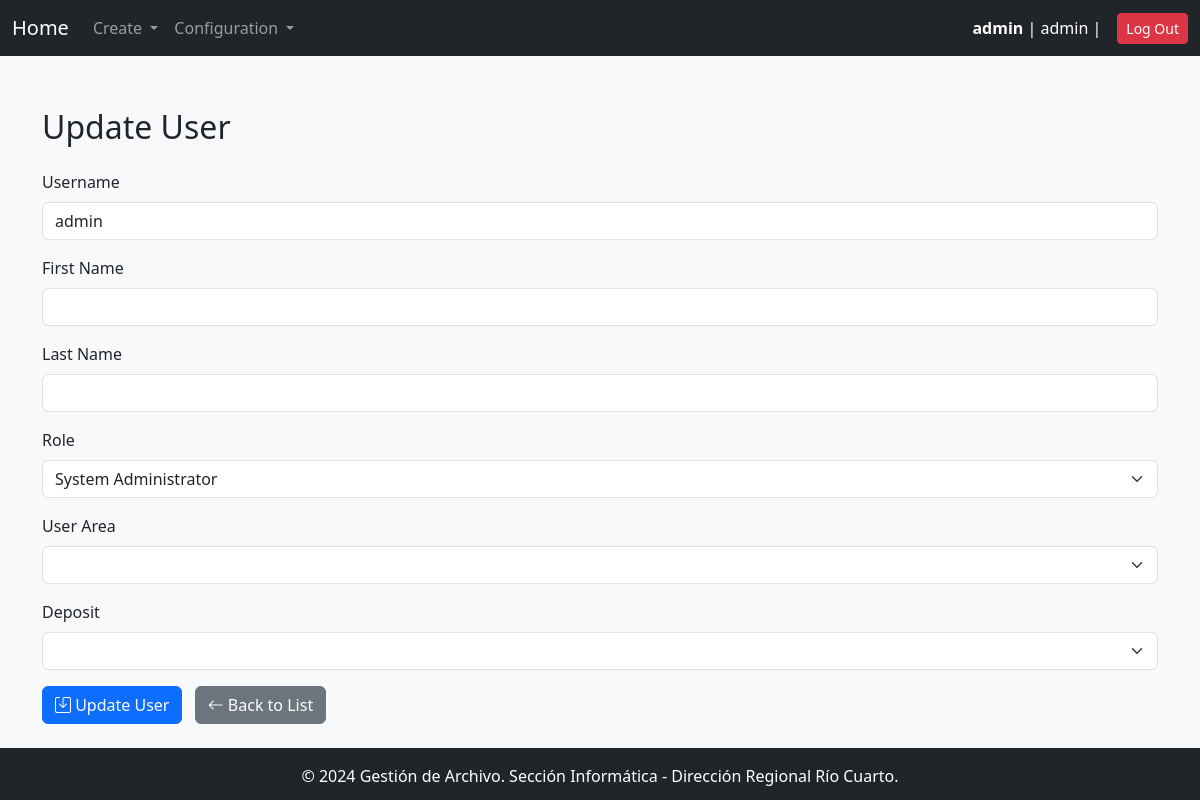
The page /users/update/1/ (signed in) on the database as committed earlier.
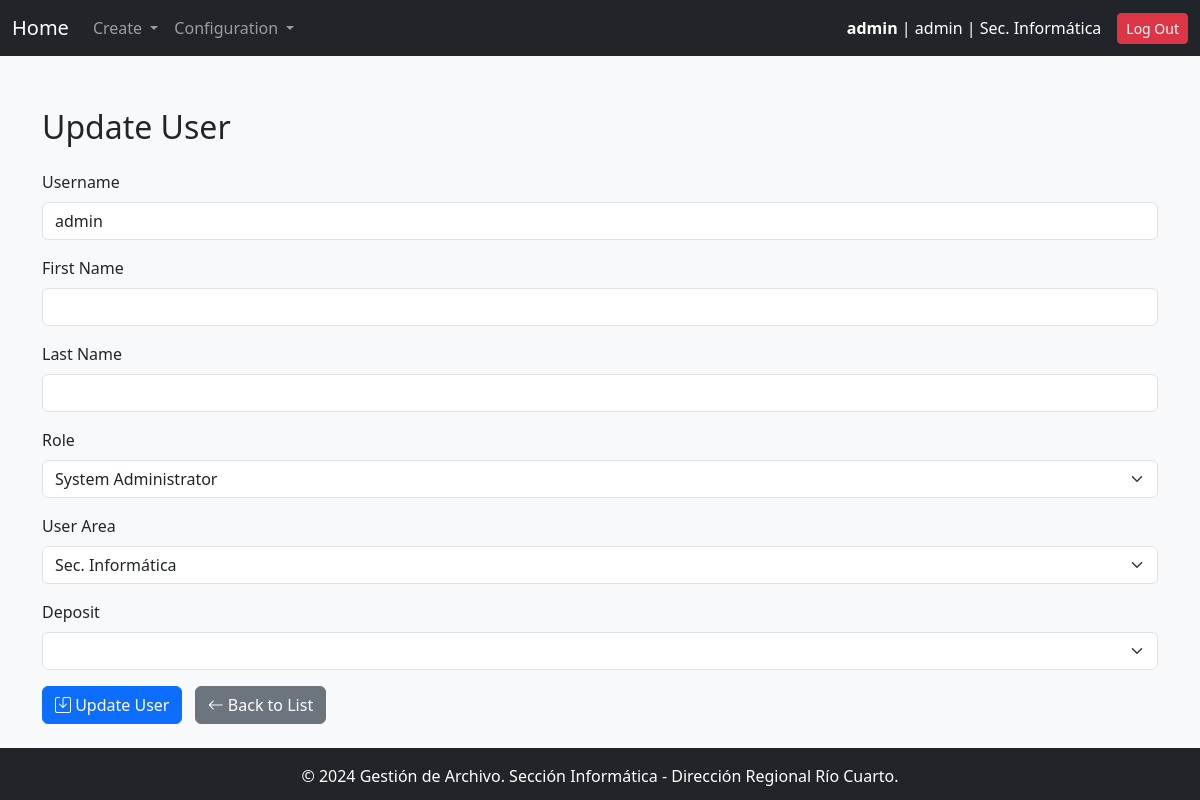
The same page on the database as committed later.
### gestion_archivo_app/models.py (models this page shows, shortened)
class User(AbstractUser):
    ROLE_CHOICES = [
        ('user', 'User'),
        ('manager', 'Manager'),
        ('archive_responsible', 'Archive Responsible'),
        ('admin', 'System Administrator')
    ]
    role = models.CharField(max_length=20, choices=ROLE_CHOICES)
    area = models.ForeignKey('Area', on_delete=models.PROTECT, verbose_name="User Area")
    deposit = models.ForeignKey(
        'Area',
        on_delete=models.PROTECT,
        default=get_default_archive,
        verbose_name="Archive",
        related_name='deposits'
    )
    objects = UserManager()
    USERNAME_FIELD = 'username'  # El nombre de usuario es el campo principal
    REQUIRED_FIELDS = []  # No hay campos obligatorios adicionales

class Area(models.Model):
    code = models.CharField(max_length=30, unique=True, verbose_name="Area Code")
    name = models.CharField(max_length=100, unique=True, verbose_name="Area Name")
    description = models.TextField(blank=True, null=True, verbose_name="Description")
    is_deposit = models.BooleanField(default=False, verbose_name="Is Deposit")

### gestion_archivo_app/views.py (the view, shortened to what this page needs)
# urls.py: path("users/update/<int:user_id>/", user_update, name="user_update"),
@login_required
@user_passes_test_with_message(is_admin, "Only the admin can access this page.")
def user_update(request, user_id):
    user = get_object_or_404(User, id=user_id)
    areas = Area.objects.all()
    ROLE_CHOICES = User.ROLE_CHOICES
    return render(request, "user_update.html", {"user": user, "areas": areas, "roles": ROLE_CHOICES})

### gestion_archivo_app/context_processors.py (called while the page is built)
def system_config(request):
    try:
        pagination_limit = int(SystemConfigKeyValues.objects.get(key="pagination_limit").value)
    except SystemConfigKeyValues.DoesNotExist:
        pagination_limit = 10  # Valor por defecto
    try:
        default_archive_code = SystemConfigKeyValues.objects.get(key="default_archive_code").value
    except SystemConfigKeyValues.DoesNotExist:
        default_archive_code = "AADE_ARCHIVE"  # Valor por defecto
    return {
        "pagination_limit": pagination_limit,
        "default_archive_code": default_archive_code,
    }

### gestion_archivo_app/views.py (called while the page is built)
def user_passes_test_with_message(test_func, message="You do not have permission to access this page."):
    def decorator(view_func):
        @wraps(view_func)
        def _wrapped_view(request, *args, **kwargs):
            if test_func(request.user):
                return view_func(request, *args, **kwargs)
            messages.error(request, message)
            return redirect(request.META.get('HTTP_REFERER', '/'))
        return _wrapped_view
    return decorator

def is_admin(user):
    return user.role == 'admin'

### gestion_archivo_app/templates/user_update.html (shortened to what this page needs)
{% extends 'base.html' %}
{% block content %}
<div class="container mt-5">
    <h2 class="mb-4">Update User</h2>
    <form method="post" class="needs-validation" novalidate>
        <div class="mb-3">
            <label for="username" class="form-label">Username</label>
            <input type="text" name="username" class="form-control" value="{{ user.username }}" required>
        </div>
        <div class="mb-3">
            <label for="first_name" class="form-label">First Name</label>
            <input type="text" name="first_name" class="form-control" value="{{ user.first_name }}" required>
        </div>
        <div class="mb-3">
            <label for="last_name" class="form-label">Last Name</label>
            <input type="text" name="last_name" class="form-control" value="{{ user.last_name }}" required>
        </div>
        <div class="mb-3">
            <label for="role" class="form-label">Role</label>
            <select name="role" class="form-select" required>
                {% for role, role_name in roles %}
                    <option value="{{ role }}" {% if user.role == role %}selected{% endif %}>
                        {{ role_name }}
                    </option>
                {% endfor %}
            </select>
        </div>
        <div class="mb-3">
            <label for="area" class="form-label">User Area</label>
            <select name="area" class="form-select" required>
                {% for area in areas %}
                    <option value="{{ area.id }}" {% if user.area.id == area.id %}selected{% endif %}>
                        {{ area.name }}
                    </option>
                {% endfor %}
            </select>
        </div>
        <div class="mb-3">
            <label for="deposit" class="form-label">Deposit</label>
            <select name="deposit" class="form-select" required>
            </select>
        </div>
        <button type="submit" class="btn btn-primary">
            <i class="bi bi-save"></i> Update User
        </button>
        <a href="{% url 'user_list' %}" class="btn btn-secondary ms-2">
            <i class="bi bi-arrow-left"></i> Back to List
        </a>
    </form>
</div>
{% endblock %}

### gestion_archivo_app/templates/base.html (shortened to what this page needs)
<!DOCTYPE html>
<html lang="en">
<head>
    {% load static %}
    <link href="https://cdn.jsdelivr.net/npm/bootstrap@5.3.0/dist/css/bootstrap.min.css" rel="stylesheet">
    <link href="https://cdn.jsdelivr.net/npm/bootstrap-icons/font/bootstrap-icons.css" rel="stylesheet">
</head>
<body class="bg-light" a>
    <nav class="navbar navbar-expand-lg navbar-dark bg-dark">
        <div class="container-fluid">
            <a class="navbar-brand" href="{% url 'main' %}">Home</a>
            <div class="collapse navbar-collapse" id="navbarNav">
                <ul class="navbar-nav me-auto">
                    <li class="nav-item dropdown">
                        <a class="nav-link dropdown-toggle" href="#" id="createDropdown" role="button" data-bs-toggle="dropdown" aria-expanded="false">
                            Create
                        </a>
                    </li>
                {% if user.is_authenticated and user.role == 'admin' %}
                    <li class="nav-item dropdown">
                    <a class="nav-link dropdown-toggle" href="#" id="createDropdown" role="button" data-bs-toggle="dropdown" aria-expanded="false">
                       Configuration
                    </a>
                    </li>
                 {% endif %}
                </ul>
            </div>
                <div class="d-flex align-items-center">
                    {% if user.is_authenticated %}
                        <span class="text-white me-3">
                            <strong>{{ user.username }}</strong> | {{ user.role }} | {{ user.area.name }}
                        </span>
                        <a href="{% url 'logout' %}" class="btn btn-danger btn-sm">Log Out</a>
                    {% else %}
                        <a href="{% url 'login' %}" class="btn btn-success btn-sm">Log In</a>
                    {% endif %}
                </div>
            </div>
    </nav>
    <div class="container-fluid py-4" style='margin-top:-20px' >
        {% block content %}{% endblock %}
    </div>
    <footer class="bg-dark text-white text-center py-3 mt-auto">
        <p class="mb-0">&copy; 2024 Gestión de Archivo. Sección Informática - Dirección Regional Río Cuarto.</p>
    </footer>
</body>
</html>

Rows that differ between the two databases and show on the page:
changed User "admin": area.name (not shown) → "Sec. Informática"; area (not shown) → "Sec. Informática"
